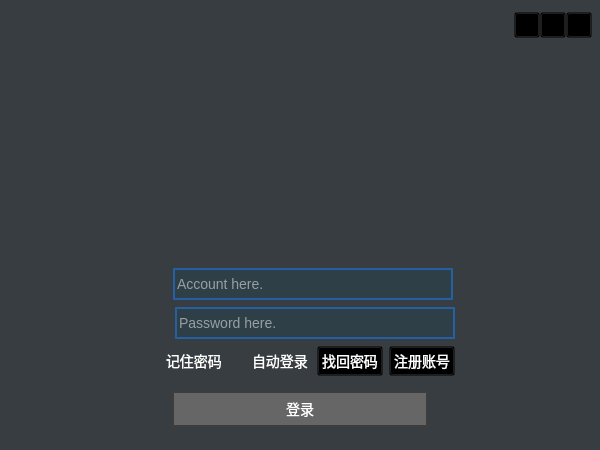
<?xml version="1.0" encoding="UTF-8"?>
<ui version="4.0">
 <class>LiveLoginDialogClass</class>
 <widget class="QDialog" name="LiveLoginDialogClass">
  <property name="geometry">
   <rect>
    <x>0</x>
    <y>0</y>
    <width>600</width>
    <height>450</height>
   </rect>
  </property>
  <property name="minimumSize">
   <size>
    <width>600</width>
    <height>450</height>
   </size>
  </property>
  <property name="maximumSize">
   <size>
    <width>600</width>
    <height>450</height>
   </size>
  </property>
  <property name="contextMenuPolicy">
   <enum>Qt::NoContextMenu</enum>
  </property>
  <property name="windowTitle">
   <string>LiveLoginDialog</string>
  </property>
  <property name="windowIcon">
   <iconset resource="LiveLoginDialog.qrc">
    <normaloff>:/LiveLoginDialog/res/live.ico</normaloff>:/LiveLoginDialog/res/live.ico</iconset>
  </property>
  <widget class="QWidget" name="centralWidget" native="true">
   <property name="geometry">
    <rect>
     <x>0</x>
     <y>0</y>
     <width>600</width>
     <height>450</height>
    </rect>
   </property>
   <property name="minimumSize">
    <size>
     <width>600</width>
     <height>450</height>
    </size>
   </property>
   <property name="maximumSize">
    <size>
     <width>600</width>
     <height>450</height>
    </size>
   </property>
   <property name="styleSheet">
    <string notr="true">/* font */
*
{
	font-family: &quot;Arial&quot;, &quot;Segoe UI&quot;, &quot;黑体&quot;, &quot;等线&quot;;
	font-size: 14px;
	font-weight: 400;
	line-height: 20px;
}
/* background */
QWidget#centralWidget
{
	background: rgba(36,41,46,0.9);
	background-position: top;
	background-image: url(:/LiveLoginDialog/res/login-background-600x180.png);
	background-repeat: no-repeat;
}

QLabel#applicationIconLabel
{
	border-image: url(:/LiveLoginDialog/res/pilipili-title-210x50.png);
}
/* avatar */
QLabel#avatarLabel
{
	border-image: url(:/LiveLoginDialog/res/avatar-mask.png);
	border-radius:60px;
	min-width:  120px;
    max-width:  120px;
    min-height: 120px;
    max-height: 120px;
    border-width: 0 0 0 0;
}

/* button */
.QPushButton, .QCheckBox, .QToolButton
{
	color: white;
	background-color: transparent;
}
/*RadioButton CheckButton*/
QRadioButton::indicator::unchecked {
	image: url(:/LiveLoginDialog/res/radiobutton-unchecked.png);
}
QRadioButton::indicator::checked { 
	image: url(:/LiveLoginDialog/res/radiobutton-checked.png);
}
QCheckBox::indicator { 
	width: 15px;
	height: 30px;
}
QCheckBox::indicator::unchecked {	
	image: url(:/LiveLoginDialog/res/checkbox_unchecked.png);
}
QCheckBox::indicator::checked { 
	image: url(:/LiveLoginDialog/res/checkbox_checked.png);
}

.QCheckBox::indicator { 
	width: 15px;
	height: 15px;
}
.QCheckBox::indicator::unchecked {	
	image: url(:/LiveLoginDialog/res/radiobutton-unchecked.png);
}
.QCheckBox::indicator::checked { 
	image: url(:/LiveLoginDialog/res/radiobutton-checked.png);
}
.QPushButton:hover, .QCheckBox:hover
{
	color: yellow;
}
.QPushButton:pressed, .QCheckBox:pressed
{
	color: #FFCC66;
}
.QPushButton:focus, .QCheckBox:focus
{
	outline: none
}
/* login button */
QPushButton#loginPushButton {
  background: #0078d7;
  border: 2px solid rgba(0,0,0,0.4)
}
QPushButton#loginPushButton:hover {
  background: #1CA8FA;
}
QPushButton#loginPushButton:pressed {
  background: #2A67FF;
}
QPushButton#loginPushButton:disabled {
  background: #666;
}
/* account password */
QLineEdit#passwordLineEdit, QLineEdit#accountLineEdit
{
	border: 2px solid rgba(27,128,255,0.5);
	background: rgba(45,64,72,0.8);
	color: white;
    selection-background-color:green;
}
QLineEdit#passwordLineEdit:focus, QLineEdit#accountLineEdit:focus
{
	background: rgba(80,100,110,0.8);
}
/* tooltip */
QToolTip
{
	color: yellow;
	border: 2px solid #333;
	background-color: black;
}</string>
   </property>
   <layout class="QVBoxLayout" name="centralLayout">
    <property name="spacing">
     <number>0</number>
    </property>
    <property name="leftMargin">
     <number>1</number>
    </property>
    <property name="topMargin">
     <number>1</number>
    </property>
    <property name="rightMargin">
     <number>1</number>
    </property>
    <item>
     <widget class="QWidget" name="titlebarWidget" native="true">
      <property name="minimumSize">
       <size>
        <width>600</width>
        <height>50</height>
       </size>
      </property>
      <property name="maximumSize">
       <size>
        <width>600</width>
        <height>50</height>
       </size>
      </property>
      <layout class="QHBoxLayout" name="horizontalLayout">
       <property name="spacing">
        <number>0</number>
       </property>
       <property name="leftMargin">
        <number>0</number>
       </property>
       <property name="topMargin">
        <number>0</number>
       </property>
       <property name="rightMargin">
        <number>0</number>
       </property>
       <property name="bottomMargin">
        <number>0</number>
       </property>
       <item>
        <widget class="QLabel" name="applicationIconLabel">
         <property name="minimumSize">
          <size>
           <width>210</width>
           <height>50</height>
          </size>
         </property>
         <property name="maximumSize">
          <size>
           <width>210</width>
           <height>50</height>
          </size>
         </property>
         <property name="scaledContents">
          <bool>false</bool>
         </property>
        </widget>
       </item>
       <item>
        <spacer name="titlebarHorizontalSpacer">
         <property name="orientation">
          <enum>Qt::Horizontal</enum>
         </property>
         <property name="sizeHint" stdset="0">
          <size>
           <width>303</width>
           <height>17</height>
          </size>
         </property>
        </spacer>
       </item>
       <item>
        <widget class="QWidget" name="titleMenuVerticalLayoutWidget" native="true">
         <property name="minimumSize">
          <size>
           <width>0</width>
           <height>50</height>
          </size>
         </property>
         <property name="maximumSize">
          <size>
           <width>16777215</width>
           <height>50</height>
          </size>
         </property>
         <layout class="QVBoxLayout" name="titleMenuVerticalLayout">
          <property name="spacing">
           <number>0</number>
          </property>
          <property name="leftMargin">
           <number>0</number>
          </property>
          <property name="topMargin">
           <number>0</number>
          </property>
          <property name="rightMargin">
           <number>7</number>
          </property>
          <property name="bottomMargin">
           <number>0</number>
          </property>
          <item>
           <widget class="QWidget" name="titleMenuWidget" native="true">
            <property name="minimumSize">
             <size>
              <width>80</width>
              <height>32</height>
             </size>
            </property>
            <property name="maximumSize">
             <size>
              <width>80</width>
              <height>32</height>
             </size>
            </property>
            <layout class="QHBoxLayout" name="titleMenuHorizontalLayout">
             <property name="spacing">
              <number>0</number>
             </property>
             <property name="leftMargin">
              <number>0</number>
             </property>
             <property name="topMargin">
              <number>0</number>
             </property>
             <property name="rightMargin">
              <number>0</number>
             </property>
             <property name="bottomMargin">
              <number>0</number>
             </property>
             <item>
              <widget class="QToolButton" name="settingToolButton">
               <property name="minimumSize">
                <size>
                 <width>26</width>
                 <height>26</height>
                </size>
               </property>
               <property name="maximumSize">
                <size>
                 <width>26</width>
                 <height>26</height>
                </size>
               </property>
               <property name="icon">
                <iconset resource="LiveLoginDialog.qrc">
                 <normaloff>:/LiveLoginDialog/res/setting.png</normaloff>:/LiveLoginDialog/res/setting.png</iconset>
               </property>
               <property name="iconSize">
                <size>
                 <width>24</width>
                 <height>24</height>
                </size>
               </property>
              </widget>
             </item>
             <item>
              <widget class="QToolButton" name="minimizeToolButton">
               <property name="minimumSize">
                <size>
                 <width>26</width>
                 <height>26</height>
                </size>
               </property>
               <property name="maximumSize">
                <size>
                 <width>26</width>
                 <height>26</height>
                </size>
               </property>
               <property name="focusPolicy">
                <enum>Qt::NoFocus</enum>
               </property>
               <property name="toolTip">
                <string>最小化</string>
               </property>
               <property name="icon">
                <iconset resource="LiveLoginDialog.qrc">
                 <normaloff>:/LiveLoginDialog/res/minus-square.png</normaloff>:/LiveLoginDialog/res/minus-square.png</iconset>
               </property>
               <property name="iconSize">
                <size>
                 <width>24</width>
                 <height>24</height>
                </size>
               </property>
              </widget>
             </item>
             <item>
              <widget class="QToolButton" name="closeToolButton">
               <property name="minimumSize">
                <size>
                 <width>26</width>
                 <height>26</height>
                </size>
               </property>
               <property name="maximumSize">
                <size>
                 <width>26</width>
                 <height>26</height>
                </size>
               </property>
               <property name="focusPolicy">
                <enum>Qt::NoFocus</enum>
               </property>
               <property name="toolTip">
                <string>关闭</string>
               </property>
               <property name="icon">
                <iconset resource="LiveLoginDialog.qrc">
                 <normaloff>:/LiveLoginDialog/res/close-square.png</normaloff>:/LiveLoginDialog/res/close-square.png</iconset>
               </property>
               <property name="iconSize">
                <size>
                 <width>24</width>
                 <height>24</height>
                </size>
               </property>
              </widget>
             </item>
            </layout>
           </widget>
          </item>
          <item>
           <spacer name="verticalSpacer">
            <property name="orientation">
             <enum>Qt::Vertical</enum>
            </property>
            <property name="sizeHint" stdset="0">
             <size>
              <width>20</width>
              <height>40</height>
             </size>
            </property>
           </spacer>
          </item>
         </layout>
        </widget>
       </item>
      </layout>
     </widget>
    </item>
    <item>
     <spacer name="mainVerticalSpacer">
      <property name="orientation">
       <enum>Qt::Vertical</enum>
      </property>
      <property name="sizeType">
       <enum>QSizePolicy::Fixed</enum>
      </property>
      <property name="sizeHint" stdset="0">
       <size>
        <width>6</width>
        <height>66</height>
       </size>
      </property>
     </spacer>
    </item>
    <item>
     <layout class="QHBoxLayout" name="avatarBox">
      <item>
       <spacer name="avatarLeftHorizontalSpacer">
        <property name="orientation">
         <enum>Qt::Horizontal</enum>
        </property>
        <property name="sizeHint" stdset="0">
         <size>
          <width>40</width>
          <height>20</height>
         </size>
        </property>
       </spacer>
      </item>
      <item>
       <widget class="QLabel" name="avatarLabel">
        <property name="minimumSize">
         <size>
          <width>120</width>
          <height>120</height>
         </size>
        </property>
        <property name="maximumSize">
         <size>
          <width>120</width>
          <height>120</height>
         </size>
        </property>
        <property name="text">
         <string/>
        </property>
        <property name="scaledContents">
         <bool>true</bool>
        </property>
       </widget>
      </item>
      <item>
       <spacer name="avatarRightHorizontalSpacer">
        <property name="orientation">
         <enum>Qt::Horizontal</enum>
        </property>
        <property name="sizeHint" stdset="0">
         <size>
          <width>40</width>
          <height>20</height>
         </size>
        </property>
       </spacer>
      </item>
     </layout>
    </item>
    <item>
     <layout class="QHBoxLayout" name="formHorizontalLayout">
      <item>
       <spacer name="formLeftHorizontalSpacer">
        <property name="orientation">
         <enum>Qt::Horizontal</enum>
        </property>
        <property name="sizeHint" stdset="0">
         <size>
          <width>40</width>
          <height>20</height>
         </size>
        </property>
       </spacer>
      </item>
      <item>
       <widget class="QWidget" name="formContextWidget" native="true">
        <property name="minimumSize">
         <size>
          <width>0</width>
          <height>122</height>
         </size>
        </property>
        <property name="maximumSize">
         <size>
          <width>340</width>
          <height>122</height>
         </size>
        </property>
        <layout class="QVBoxLayout" name="verticalLayout">
         <property name="spacing">
          <number>0</number>
         </property>
         <property name="leftMargin">
          <number>0</number>
         </property>
         <property name="topMargin">
          <number>0</number>
         </property>
         <property name="rightMargin">
          <number>0</number>
         </property>
         <property name="bottomMargin">
          <number>0</number>
         </property>
         <item>
          <layout class="QHBoxLayout" name="accountHorizontalLayout">
           <property name="spacing">
            <number>0</number>
           </property>
           <item>
            <widget class="QLabel" name="accountLabel">
             <property name="minimumSize">
              <size>
               <width>24</width>
               <height>24</height>
              </size>
             </property>
             <property name="maximumSize">
              <size>
               <width>24</width>
               <height>24</height>
              </size>
             </property>
             <property name="text">
              <string/>
             </property>
             <property name="pixmap">
              <pixmap resource="LiveLoginDialog.qrc">:/LiveLoginDialog/res/account.png</pixmap>
             </property>
             <property name="scaledContents">
              <bool>true</bool>
             </property>
            </widget>
           </item>
           <item>
            <widget class="QLineEdit" name="accountLineEdit">
             <property name="minimumSize">
              <size>
               <width>280</width>
               <height>32</height>
              </size>
             </property>
             <property name="maximumSize">
              <size>
               <width>280</width>
               <height>32</height>
              </size>
             </property>
             <property name="toolTip">
              <string>账号</string>
             </property>
             <property name="placeholderText">
              <string>Account here.</string>
             </property>
             <property name="editable" stdset="0">
              <bool>true</bool>
             </property>
            </widget>
           </item>
          </layout>
         </item>
         <item>
          <layout class="QHBoxLayout" name="passwordHorizontalLayout">
           <item>
            <widget class="QLabel" name="passwordLabel">
             <property name="minimumSize">
              <size>
               <width>24</width>
               <height>24</height>
              </size>
             </property>
             <property name="maximumSize">
              <size>
               <width>24</width>
               <height>24</height>
              </size>
             </property>
             <property name="text">
              <string/>
             </property>
             <property name="pixmap">
              <pixmap resource="LiveLoginDialog.qrc">:/LiveLoginDialog/res/password.png</pixmap>
             </property>
             <property name="scaledContents">
              <bool>true</bool>
             </property>
            </widget>
           </item>
           <item>
            <widget class="QLineEdit" name="passwordLineEdit">
             <property name="minimumSize">
              <size>
               <width>280</width>
               <height>32</height>
              </size>
             </property>
             <property name="maximumSize">
              <size>
               <width>280</width>
               <height>32</height>
              </size>
             </property>
             <property name="toolTip">
              <string>密码</string>
             </property>
             <property name="text">
              <string/>
             </property>
             <property name="echoMode">
              <enum>QLineEdit::Password</enum>
             </property>
             <property name="placeholderText">
              <string>Password here.</string>
             </property>
            </widget>
           </item>
          </layout>
         </item>
         <item>
          <layout class="QHBoxLayout" name="buttonSheetHorizontalLayout">
           <item>
            <widget class="QCheckBox" name="rememberPasswordCheckBox">
             <property name="minimumSize">
              <size>
               <width>80</width>
               <height>0</height>
              </size>
             </property>
             <property name="focusPolicy">
              <enum>Qt::NoFocus</enum>
             </property>
             <property name="text">
              <string>记住密码</string>
             </property>
            </widget>
           </item>
           <item>
            <widget class="QCheckBox" name="autoLoginCheckBox">
             <property name="minimumSize">
              <size>
               <width>80</width>
               <height>0</height>
              </size>
             </property>
             <property name="focusPolicy">
              <enum>Qt::NoFocus</enum>
             </property>
             <property name="text">
              <string>自动登录</string>
             </property>
            </widget>
           </item>
           <item>
            <widget class="QPushButton" name="forgetPasswordPushButton">
             <property name="minimumSize">
              <size>
               <width>60</width>
               <height>0</height>
              </size>
             </property>
             <property name="focusPolicy">
              <enum>Qt::NoFocus</enum>
             </property>
             <property name="text">
              <string>找回密码</string>
             </property>
            </widget>
           </item>
           <item>
            <widget class="QPushButton" name="registerPushButton">
             <property name="minimumSize">
              <size>
               <width>60</width>
               <height>0</height>
              </size>
             </property>
             <property name="focusPolicy">
              <enum>Qt::NoFocus</enum>
             </property>
             <property name="text">
              <string>注册账号</string>
             </property>
            </widget>
           </item>
          </layout>
         </item>
        </layout>
       </widget>
      </item>
      <item>
       <spacer name="formRightHorizontalSpacer">
        <property name="orientation">
         <enum>Qt::Horizontal</enum>
        </property>
        <property name="sizeHint" stdset="0">
         <size>
          <width>40</width>
          <height>20</height>
         </size>
        </property>
       </spacer>
      </item>
     </layout>
    </item>
    <item>
     <layout class="QHBoxLayout" name="loginHorizontalLayout">
      <item>
       <spacer name="loginLeftHorizontalSpacer">
        <property name="orientation">
         <enum>Qt::Horizontal</enum>
        </property>
        <property name="sizeHint" stdset="0">
         <size>
          <width>40</width>
          <height>20</height>
         </size>
        </property>
       </spacer>
      </item>
      <item>
       <widget class="QPushButton" name="loginPushButton">
        <property name="enabled">
         <bool>false</bool>
        </property>
        <property name="minimumSize">
         <size>
          <width>256</width>
          <height>36</height>
         </size>
        </property>
        <property name="maximumSize">
         <size>
          <width>256</width>
          <height>36</height>
         </size>
        </property>
        <property name="text">
         <string>登录</string>
        </property>
        <property name="autoDefault">
         <bool>true</bool>
        </property>
       </widget>
      </item>
      <item>
       <spacer name="loginRightHorizontalSpacer">
        <property name="orientation">
         <enum>Qt::Horizontal</enum>
        </property>
        <property name="sizeHint" stdset="0">
         <size>
          <width>40</width>
          <height>20</height>
         </size>
        </property>
       </spacer>
      </item>
     </layout>
    </item>
   </layout>
  </widget>
 </widget>
 <layoutdefault spacing="6" margin="11"/>
 <tabstops>
  <tabstop>loginPushButton</tabstop>
  <tabstop>accountLineEdit</tabstop>
  <tabstop>passwordLineEdit</tabstop>
  <tabstop>rememberPasswordCheckBox</tabstop>
  <tabstop>autoLoginCheckBox</tabstop>
  <tabstop>forgetPasswordPushButton</tabstop>
  <tabstop>registerPushButton</tabstop>
  <tabstop>minimizeToolButton</tabstop>
  <tabstop>closeToolButton</tabstop>
 </tabstops>
 <resources>
  <include location="LiveLoginDialog.qrc"/>
 </resources>
 <connections/>
 <designerdata>
  <property name="gridDeltaX">
   <number>10</number>
  </property>
  <property name="gridDeltaY">
   <number>10</number>
  </property>
  <property name="gridSnapX">
   <bool>true</bool>
  </property>
  <property name="gridSnapY">
   <bool>true</bool>
  </property>
  <property name="gridVisible">
   <bool>false</bool>
  </property>
 </designerdata>
</ui>
